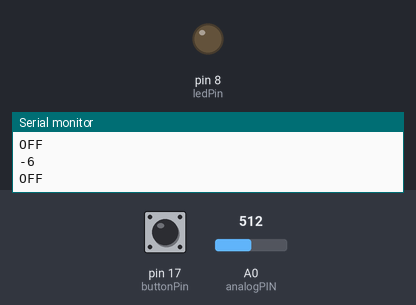
Simulated run of this sketch. Board: Arduino Uno, built with avr-gcc and run on an emulated ATmega328P. On the bench: output pins drawn as LEDs (lit = HIGH), the last lines printed to the serial monitor. The inputs (shaded band) are chosen by the test bench; at power-on: pin 17 (buttonPin) HIGH, A0 (analogPIN) = 512.

Above: at 1.8 s.
1.9 s: pin 17 (buttonPin) pulled LOW for 1.2 s
At 2.7 s:
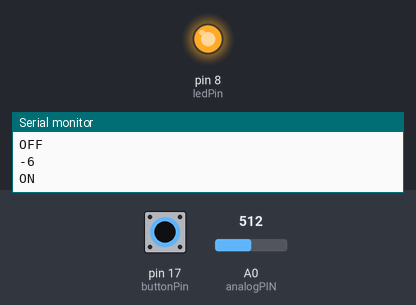
5.5 s: pin 17 (buttonPin) pulled LOW for 3.2 s
At 9.3 s:
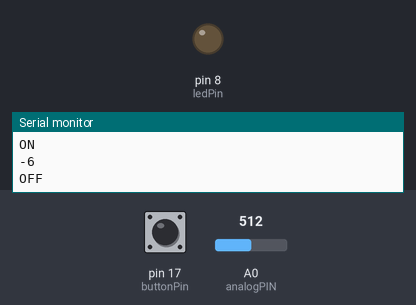
Timing chart, 0 to 10.8 s (numbered marks = the images above; inputs shaded):
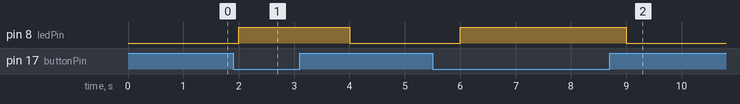

The sketch:

mqtt_blink2.ino
```cpp
#include <SoftwareSerial.h>

int analogPIN = 0;
int sensor_value = 0;
int temp = 0;
int buttonState = 0;
int buttonPin = 17;
int ledPin = 8;

void setup() {
  // put your setup code here, to run once:
  Serial.begin(9600);
  pinMode(ledPin, OUTPUT);
  pinMode(buttonPin, INPUT);
  digitalWrite(17, HIGH);
}

void loop() {
  // put your main code here, to run repeatedly:

  // GETS TEMP DATA
  sensor_value = analogRead(analogPIN);
  temp = (5 * sensor_value * 100) / 1024;
  Serial.println(temp);

  buttonState = digitalRead(buttonPin);
  if(buttonState == LOW) { // if pressed
    digitalWrite(ledPin, HIGH);
    Serial.println("ON");
  } else {
    digitalWrite(ledPin, LOW);
    Serial.println("OFF");
  }

  delay(1000);

  clearall();
}

void clearall() {
  digitalWrite(12, LOW);
  digitalWrite(13, LOW);
}
```

Measured:
- after the input at 1.9 s, pin 8 (ledPin): LOW → HIGH after 0.10 s, → LOW 2.0 s later
- after the input at 5.5 s, pin 8 (ledPin): LOW → HIGH after 0.50 s, → LOW 3.0 s later
